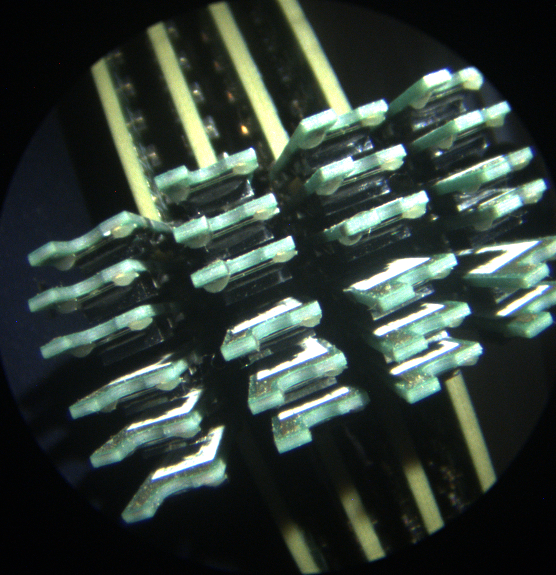
#> input picture watershed/6.bmp, 1112 x 1150 px (shown at 1/2 size)
$ python watershed.py
#> lines starting #> are read from the running program, lines starting #| are printed output that depends on the picture; after the words box and inside, x2 and y2 are one past the last pixel; in counts of white or black regions, pixels touching at a corner belong together
# -*- coding: utf-8 -*-
"""
Created on Thu Aug  8 18:06:51 2019

@author: Nirmal
"""

import numpy as np
import cv2
from matplotlib import pyplot as plt

img = cv2.imread('6.bmp')
#> img is the input picture: shape (1150, 1112, 3); mean B, G, R 56, 62.9, 51.1
gray = cv2.cvtColor(img,cv2.COLOR_BGR2GRAY)
ret, thresh = cv2.threshold(gray,0,255,cv2.THRESH_BINARY_INV+cv2.THRESH_OTSU)
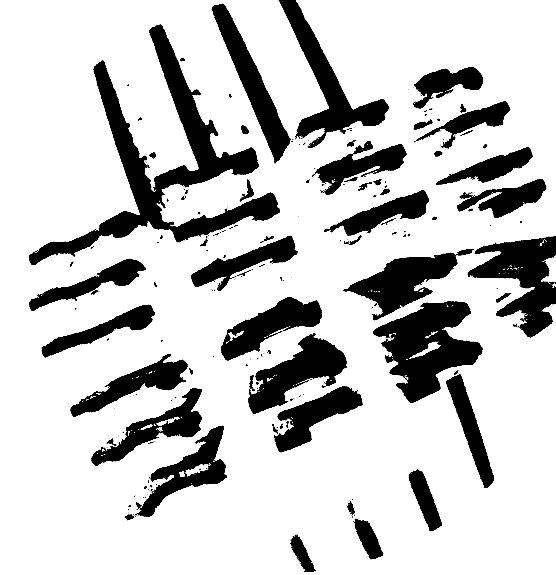
#> thresh: shape (1150, 1112) (shown at 1/2 size); 78.8% white; 234 black regions (157 under 20 px), largest, box (x1, y1, x2, y2) and area: (58, 48, 560, 530) 46074, (746, 602, 966, 806) 23199, (935, 472, 1112, 676) 17565
#> ret = 102

# noise removal
kernel = np.ones((3,3),np.uint8)
opening = cv2.morphologyEx(thresh,cv2.MORPH_OPEN,kernel, iterations = 2)
#> opening: shape (1150, 1112); 78.3% white; 105 black regions (49 under 20 px), largest, box (x1, y1, x2, y2) and area: (58, 48, 560, 530) 47252, (686, 472, 1112, 676) 31961, (423, 0, 778, 327) 28800
# sure background area
sure_bg = cv2.dilate(opening,kernel,iterations=3)
#> sure_bg: shape (1150, 1112); 83.9% white; 52 black regions (15 under 20 px), largest, box (x1, y1, x2, y2) and area: (61, 53, 557, 527) 35399, (751, 605, 962, 803) 19927, (939, 475, 1112, 671) 14654
# Finding sure foreground area
dist_transform = cv2.distanceTransform(opening,cv2.DIST_L2,5)
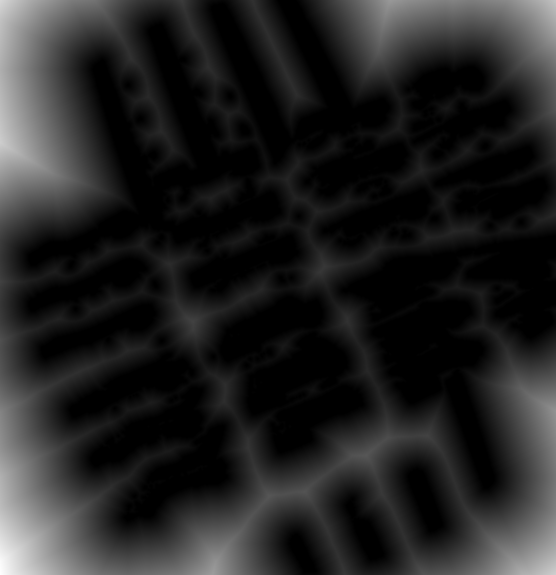
#> dist_transform: shape (1150, 1112) float32 (shown at 1/2 size); min 0, max 271.6, mean 37.5; drawn with min black and max white
ret, sure_fg = cv2.threshold(dist_transform,0.7*dist_transform.max(),255,0)
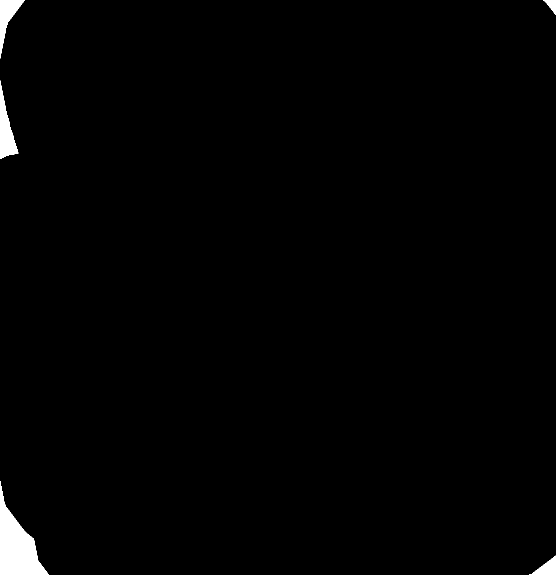
#> sure_fg: shape (1150, 1112) float32 (shown at 1/2 size); 1.1% white; 5 white regions, box (x1, y1, x2, y2) and area: (0, 962, 98, 1150) 8364, (0, 161, 37, 318) 2631, (0, 0, 50, 117) 2049, (1058, 1111, 1112, 1150) 1018, (1086, 0, 1112, 30) 375
#> ret = 190.2
# Finding unknown region
sure_fg = np.uint8(sure_fg)
unknown = cv2.subtract(sure_bg,sure_fg)
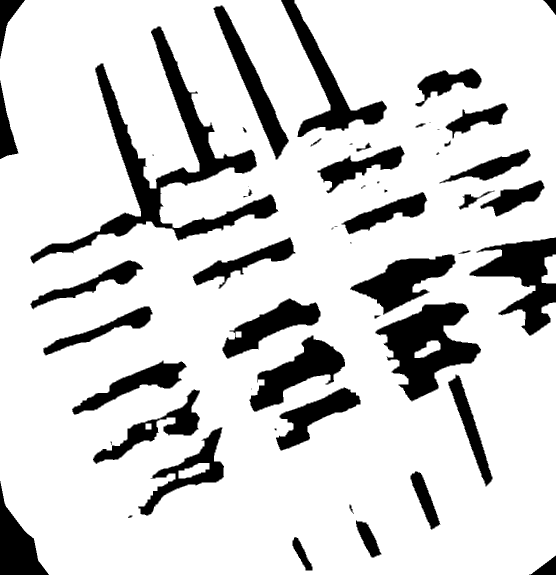
#> unknown: shape (1150, 1112) (shown at 1/2 size); 82.7% white; 57 black regions (15 under 20 px), largest, box (x1, y1, x2, y2) and area: (61, 53, 557, 527) 35399, (751, 605, 962, 803) 19927, (939, 475, 1112, 671) 14654

# Marker labelling
ret, markers = cv2.connectedComponents(sure_fg)
#> markers: shape (1150, 1112) int32; 6 distinct labels, from 0 to 5
#> ret = 6
# Add one to all labels so that sure background is not 0, but 1
markers = markers+1
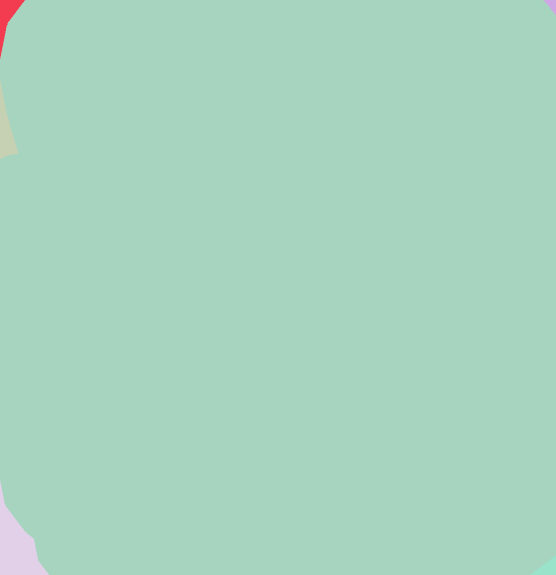
#> markers: shape (1150, 1112) int32 (shown at 1/2 size); 6 distinct labels, from 1 to 6; one colour per label, 0 black
# Now, mark the region of unknown with zero
markers[unknown==255] = 0
#> markers: shape (1150, 1112) int32; 7 distinct labels, from 0 to 6

markers = cv2.watershed(img,markers)
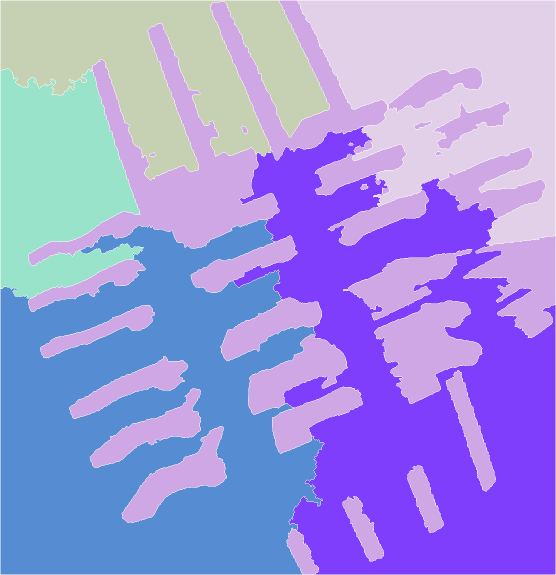
#> markers: shape (1150, 1112) int32 (shown at 1/2 size); 7 distinct labels, from -1 to 6; one colour per label, 0 black, -1 white
img[markers == -1] = [255,0,0]
#> img: shape (1150, 1112, 3); 1.7% of pixels changed, all inside (x1, y1, x2, y2) = (0, 0, 1112, 1150)

cv2.imwrite('watershed.jpg',img)
cv2.imwrite('sure_bg.jpg',sure_bg)
cv2.imwrite('sure_fg.jpg',sure_fg)
cv2.imwrite('distance.jpg',dist_transform)
cv2.imwrite('marker.jpg',markers)
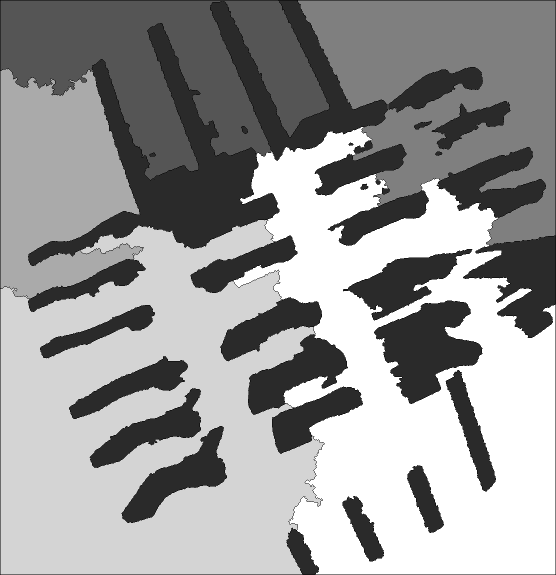
#> saved as marker.jpg: shape (1150, 1112) (shown at 1/2 size); min 0, max 6, mean 3.61; drawn with min black and max white
cv2.imwrite('unknown.jpg',unknown)
cv2.imshow('BG', img)
cv2.waitKey(5000)
cv2.destroyAllWindows()
